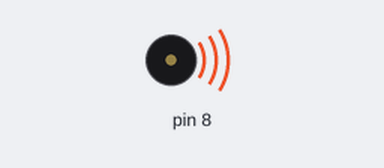
Bench run of a sketch on a simulated Arduino Uno, built with avr-gcc and run on an emulated ATmega328P. Shown: buzzer (waves = sounding). Random numbers use the default seed unless the sketch sets one.

Above: at 0.1 s.
At 46.1 s:
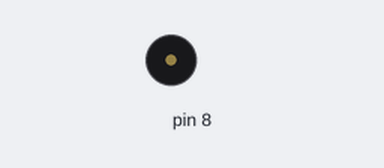
Timing chart, 0 to 47.6 s (numbered marks = the images above):
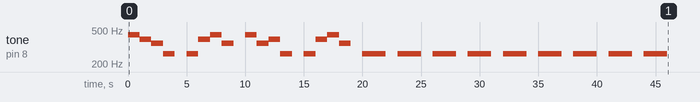

The sketch:

chimes.ino
```cpp
// Donna Dietz
// June 2019

// Wire the speaker between D8 and GND (ground).
// If using 9V, wire red to VIN and black to GND (there are two GND pins).

# define C  262
# define F  349
# define G  392
# define A  440


int melody[]{
A, G, F, C, 0,
C, G, A, F, 0,
A, F, G, C, 0,
C, G, A, F, 0
};

int duration = 1000;

void setup(){
  for (int thisNote = 0; thisNote < 20; thisNote++) //20 for full song
  {
  // pin8 output the notes
  tone(8, melody[thisNote], 2000);
  delay(duration);
  }
  randomSeed(analogRead(0));
  int chimes = random(1,13);
  for (int i=0; i<chimes; i++){
    tone(8, C, 2000);
    delay(3000);

  }
}

void loop(){
  // I'm not putting anything here!
}
```
